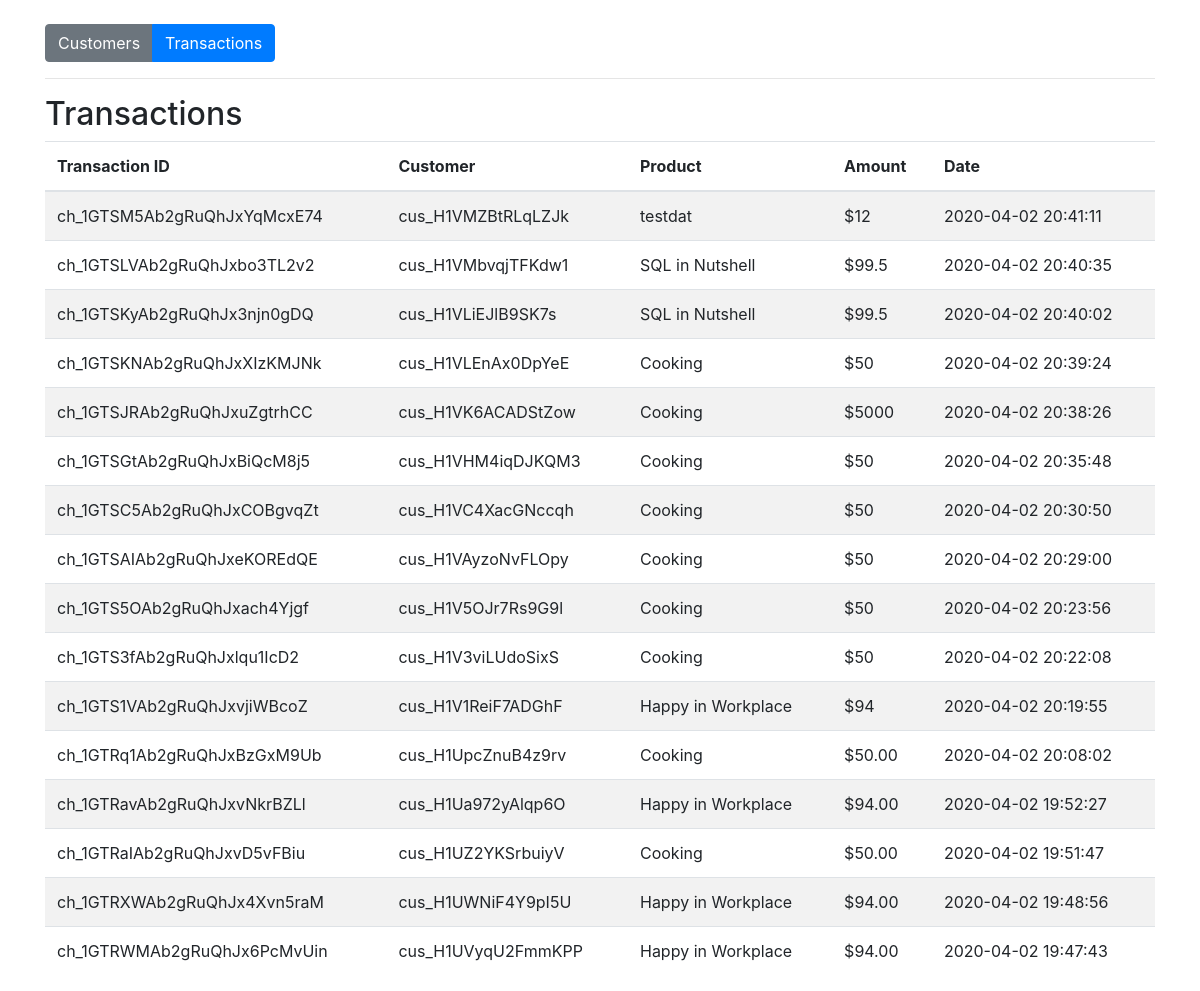
The app's page /parsa/paypage/transaction.php with its own data.
### tables this page shows
CREATE TABLE IF NOT EXISTS `transactions` (
  `id` varchar(255) NOT NULL,
  `customer_id` varchar(255) NOT NULL,
  `product` varchar(255) NOT NULL,
  `amount` varchar(2048) NOT NULL,
  `currency` varchar(255) NOT NULL,
  `status` varchar(255) NOT NULL,
  `created_at` datetime NOT NULL DEFAULT CURRENT_TIMESTAMP,
  PRIMARY KEY (`id`)
);

### parsa/lib/pdo_db.php (called while the page is built, shortened)
<?php
class Database {
	private $host = DB_HOST;
	private $user = DB_USER;
	private $pass = DB_PASS;
	private $dbname = DB_NAME;
	private $dbh;
	private $stmt;
	public function __construct() {
		$dsn = 'mysql:host=' . $this->host . ';dbname=' . $this->dbname;
		$options = array (
			PDO::ATTR_PERSISTENT => true,
			PDO::ATTR_ERRMODE => PDO::ERRMODE_EXCEPTION
		);
		try {
			$this->dbh = new PDO ($dsn, $this->user, $this->pass, $options);
		}
		catch ( PDOException $e ) {
			$this->error = $e->getMessage();
		}
	}
	public function query($query) {
		$this->stmt = $this->dbh->prepare($query);
	}
	public function execute(){
		return $this->stmt->execute();
	}
	public function resultset(){
		$this->execute();
		return $this->stmt->fetchAll(PDO::FETCH_OBJ);
	}
}

### parsa/models/Transaction.php (called while the page is built, shortened)
<?php
  class Transaction {
    private $db;
    public function __construct() {
      $this->db = new Database;
    }
    public function getTransactions() {
      $this->db->query('SELECT * FROM transactions ORDER BY created_at DESC');
      $results = $this->db->resultset();
      return $results;
    }
  }

### parsa/paypage/transaction.php (the view, shortened to what this page needs)
<?php
    require_once('../lib/pdo_db.php');
    require_once('../models/Transaction.php');
    $transaction = new Transaction();
    $transactions = $transaction->getTransactions();
?>
<!DOCTYPE html>
<html lang="en">
<head>
  <link rel="stylesheet" href="https://maxcdn.bootstrapcdn.com/bootstrap/4.0.0/css/bootstrap.min.css">
</head>
<body>
  <div class="container mt-4">
    <div class = "btn-group" role = "group">
        <a href = "customer.php" class = "btn btn-secondary">Customers</a>
        <a href = "transaction.php" class = "btn btn-primary">Transactions</a>
    </div>
    <hr>
    <h2>Transactions</h2>
    <table class = "table table-striped">
        <thead>
            <tr>
                <th>Transaction ID</th>
                <th>Customer</th>
                <th>Product</th>
                <th>Amount</th>
                <th>Date</th>
            </tr>
        </thead>
        <tbody>
            <?php foreach($transactions as $t):?>
                <tr>
                    <td><?php echo $t->id; ?></td>
                    <td><?php echo $t->customer_id; ?></td>
                    <td><?php echo $t->product; ?></td>
                    <td>$<?php echo ($t->amount); ?></td>
                    <td><?php echo $t->created_at; ?></td>
                </tr>
            <?php endforeach;?>
        </tbody>
    </table>
  </div>
</body>
</html>

### records on screen
transactions: id "ch_1GTSM5Ab2gRuQhJxYqMcxE74", customer "cus_H1VMZBtRLqLZJk", product "testdat", amount "12", created_at "2020-04-02 20:41:11"
transactions: id "ch_1GTSLVAb2gRuQhJxbo3TL2v2", customer "cus_H1VMbvqjTFKdw1", product "SQL in Nutshell", amount "99.5", created_at "2020-04-02 20:40:35"
transactions: id "ch_1GTSKyAb2gRuQhJx3njn0gDQ", customer "cus_H1VLiEJlB9SK7s", product "SQL in Nutshell", amount "99.5", created_at "2020-04-02 20:40:02"
transactions: id "ch_1GTSKNAb2gRuQhJxXIzKMJNk", customer "cus_H1VLEnAx0DpYeE", product "Cooking", amount "50", created_at "2020-04-02 20:39:24"
transactions: id "ch_1GTSJRAb2gRuQhJxuZgtrhCC", customer "cus_H1VK6ACADStZow", product "Cooking", amount "5000", created_at "2020-04-02 20:38:26"
transactions: id "ch_1GTSGtAb2gRuQhJxBiQcM8j5", customer "cus_H1VHM4iqDJKQM3", product "Cooking", amount "50", created_at "2020-04-02 20:35:48"
transactions: id "ch_1GTSC5Ab2gRuQhJxCOBgvqZt", customer "cus_H1VC4XacGNccqh", product "Cooking", amount "50", created_at "2020-04-02 20:30:50"
transactions: id "ch_1GTSAIAb2gRuQhJxeKOREdQE", customer "cus_H1VAyzoNvFLOpy", product "Cooking", amount "50", created_at "2020-04-02 20:29:00"
transactions: id "ch_1GTS5OAb2gRuQhJxach4Yjgf", customer "cus_H1V5OJr7Rs9G9l", product "Cooking", amount "50", created_at "2020-04-02 20:23:56"
transactions: id "ch_1GTS3fAb2gRuQhJxlqu1IcD2", customer "cus_H1V3viLUdoSixS", product "Cooking", amount "50", created_at "2020-04-02 20:22:08"
transactions: id "ch_1GTS1VAb2gRuQhJxvjiWBcoZ", customer "cus_H1V1ReiF7ADGhF", product "Happy in Workplace", amount "94", created_at "2020-04-02 20:19:55"
transactions: id "ch_1GTRq1Ab2gRuQhJxBzGxM9Ub", customer "cus_H1UpcZnuB4z9rv", product "Cooking", amount "50.00", created_at "2020-04-02 20:08:02"
transactions: id "ch_1GTRavAb2gRuQhJxvNkrBZLl", customer "cus_H1Ua972yAlqp6O", product "Happy in Workplace", amount "94.00", created_at "2020-04-02 19:52:27"
transactions: id "ch_1GTRaIAb2gRuQhJxvD5vFBiu", customer "cus_H1UZ2YKSrbuiyV", product "Cooking", amount "50.00", created_at "2020-04-02 19:51:47"
transactions: id "ch_1GTRXWAb2gRuQhJx4Xvn5raM", customer "cus_H1UWNiF4Y9pI5U", product "Happy in Workplace", amount "94.00", created_at "2020-04-02 19:48:56"
transactions: id "ch_1GTRWMAb2gRuQhJx6PcMvUin", customer "cus_H1UVyqU2FmmKPP", product "Happy in Workplace", amount "94.00", created_at "2020-04-02 19:47:43"
